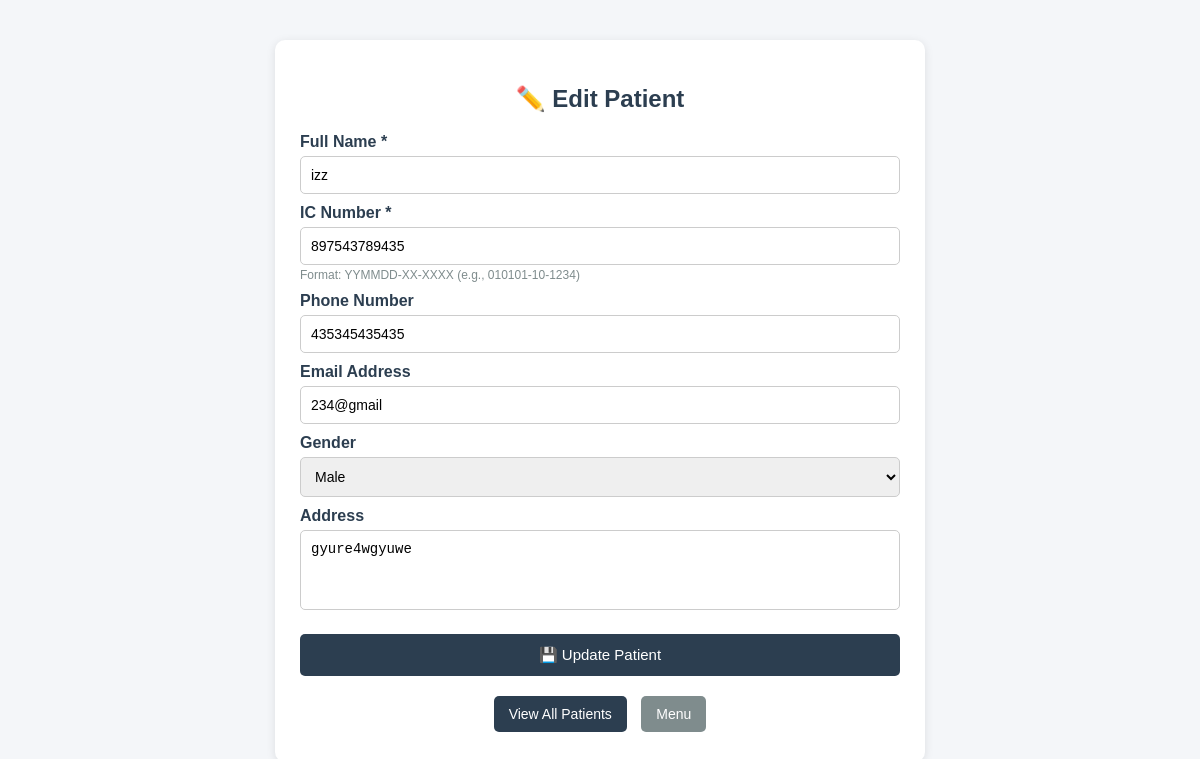
The page /patient/edit_patient.php?id=5 on the database its author committed.
### tables this page shows
CREATE TABLE `patient` (
  `patient_id` int NOT NULL,
  `name` varchar(100) NOT NULL,
  `ic_number` varchar(20) NOT NULL,
  `phone` varchar(20) DEFAULT NULL,
  `email` varchar(100) DEFAULT NULL,
  `gender` enum('Male','Female','Other') DEFAULT NULL,
  `address` text,
  `created_at` timestamp NULL DEFAULT CURRENT_TIMESTAMP
);

### patient/edit_patient.php (the view, shortened to what this page needs)
<?php
include '../config/database.php';
$patient_id = intval($_GET['id']);
$result = mysqli_query($conn, "SELECT * FROM patient WHERE patient_id = '$patient_id'");
$patient = mysqli_fetch_assoc($result);
?>
<!DOCTYPE html>
<html>
<head>
</head>
<body>
<div class="container">
    <h2>✏️ Edit Patient</h2>
    <form method="POST">
        <label>Full Name *</label>
        <input type="text" name="name" value="<?php echo htmlspecialchars($patient['name']); ?>" required>
        <label>IC Number *</label>
        <input type="text" name="ic_number" value="<?php echo htmlspecialchars($patient['ic_number']); ?>" required>
        <div class="hint">Format: YYMMDD-XX-XXXX (e.g., 010101-10-1234)</div>
        <label>Phone Number</label>
        <input type="text" name="phone" value="<?php echo htmlspecialchars($patient['phone'] ?? ''); ?>">
        <label>Email Address</label>
        <input type="email" name="email" value="<?php echo htmlspecialchars($patient['email'] ?? ''); ?>">
        <label>Gender</label>
        <select name="gender">
            <option value="Male" <?php if($patient['gender'] == 'Male') echo "selected"; ?>>Male</option>
        </select>
        <label>Address</label>
        <textarea name="address"><?php echo htmlspecialchars($patient['address'] ?? ''); ?></textarea>
        <button type="submit" name="update">💾 Update Patient</button>
    </form>
    <div class="back-container">
        <a href="view_patients.php" class="back back1">View All Patients</a>
        <a href="../index.php" class="back back2">Menu</a>
    </div>
</div>
</body>
</html>

### patient/edit_patient.php (style rules this page uses)
body { font-family: Arial; background: #f4f6f9; margin: 0; }
.container { width: 600px; margin: 40px auto; background: white; padding: 25px; border-radius: 10px; box-shadow: 0 2px 10px rgba(0,0,0,0.1); }
h2 { text-align: center; color: #2c3e50; margin-bottom: 20px; }
label { display: block; margin-top: 10px; font-weight: bold; color: #2c3e50; }
input, select, textarea { width: 100%; padding: 10px; margin-top: 5px; border: 1px solid #ccc; border-radius: 5px; font-size: 14px; box-sizing: border-box; }
textarea { resize: none; height: 80px; }
button { width: 100%; padding: 12px; margin-top: 20px; background: #2c3e50; color: white; border: none; border-radius: 5px; cursor: pointer; font-size: 15px; }
.back-container { margin-top: 15px; text-align: center; }
.back { display: inline-block; padding: 10px 15px; margin: 5px; text-decoration: none; border-radius: 5px; color: white; font-size: 14px; }
.back1 { background: #2c3e50; }
.back2 { background: #7f8c8d; }
.hint { font-size: 12px; color: #7f8c8d; margin-top: 3px; }

### rows shown on the page
patient: name "izz", ic_number "897543789435", phone "435345435435", email "234@gmail", gender "Male", address "gyure4wgyuwe"
